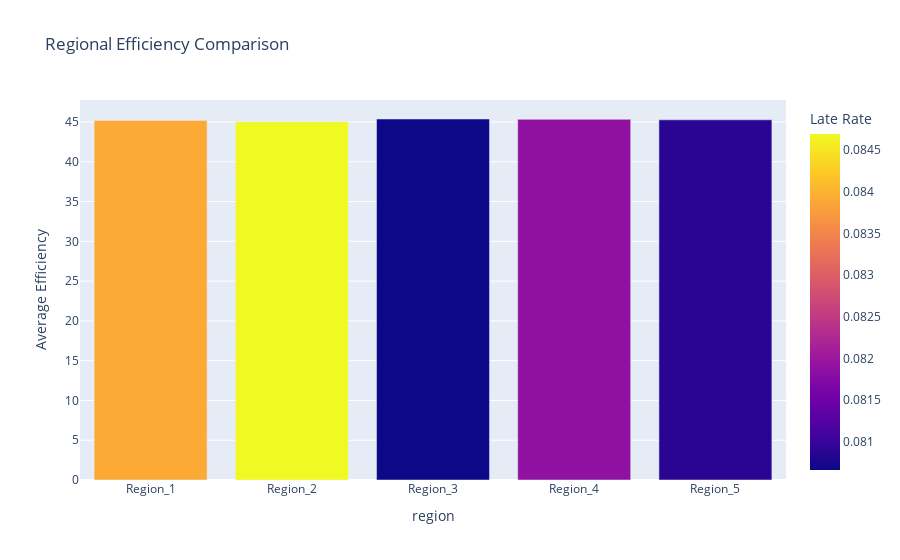

Notebook cell for this chart:
### Code cell
# Regional comparison
region_comparison = active_trips.groupby('region').agg({
    'efficiency_index': 'mean',
    'is_late_pickup': 'mean',
    'trip_id': 'count'
}).rename(columns={'efficiency_index': 'avg_efficiency', 'trip_id': 'trip_count'})

fig = px.bar(
    region_comparison.reset_index(),
    x='region',
    y='avg_efficiency',
    color='is_late_pickup',
    title='Regional Efficiency Comparison',
    labels={'avg_efficiency': 'Average Efficiency', 'is_late_pickup': 'Late Rate'}
)
fig.show()

### Figure 1 — Plotly figure (JSON) as saved in the notebook; plotly's stock layout.template omitted (floating-point values rounded to 4 significant figures)
{"data": [{"hovertemplate": "region=%{x}<br>Average Efficiency=%{y}<br>Late Rate=%{marker.color}<extra></extra>", "legendgroup": "", "marker": {"color": [0.08392, 0.08469, 0.08066, 0.08188, 0.08089], "coloraxis": "coloraxis", "pattern": {"shape": ""}}, "name": "", "orientation": "v", "showlegend": false, "textposition": "auto", "type": "bar", "x": ["Region_1", "Region_2", "Region_3", "Region_4", "Region_5"], "xaxis": "x", "y": [45.2, 45.02, 45.38, 45.34, 45.27], "yaxis": "y"}], "layout": {"barmode": "relative", "coloraxis": {"colorbar": {"title": {"text": "Late Rate"}}, "colorscale": [[0, "#0d0887"], [0.1111, "#46039f"], [0.2222, "#7201a8"], [0.3333, "#9c179e"], [0.4444, "#bd3786"], [0.5556, "#d8576b"], [0.6667, "#ed7953"], [0.7778, "#fb9f3a"], [0.8889, "#fdca26"], [1, "#f0f921"]]}, "legend": {"tracegroupgap": 0}, "title": {"text": "Regional Efficiency Comparison"}, "xaxis": {"anchor": "y", "domain": [0, 1], "title": {"text": "region"}}, "yaxis": {"anchor": "x", "domain": [0, 1], "title": {"text": "Average Efficiency"}}}}
